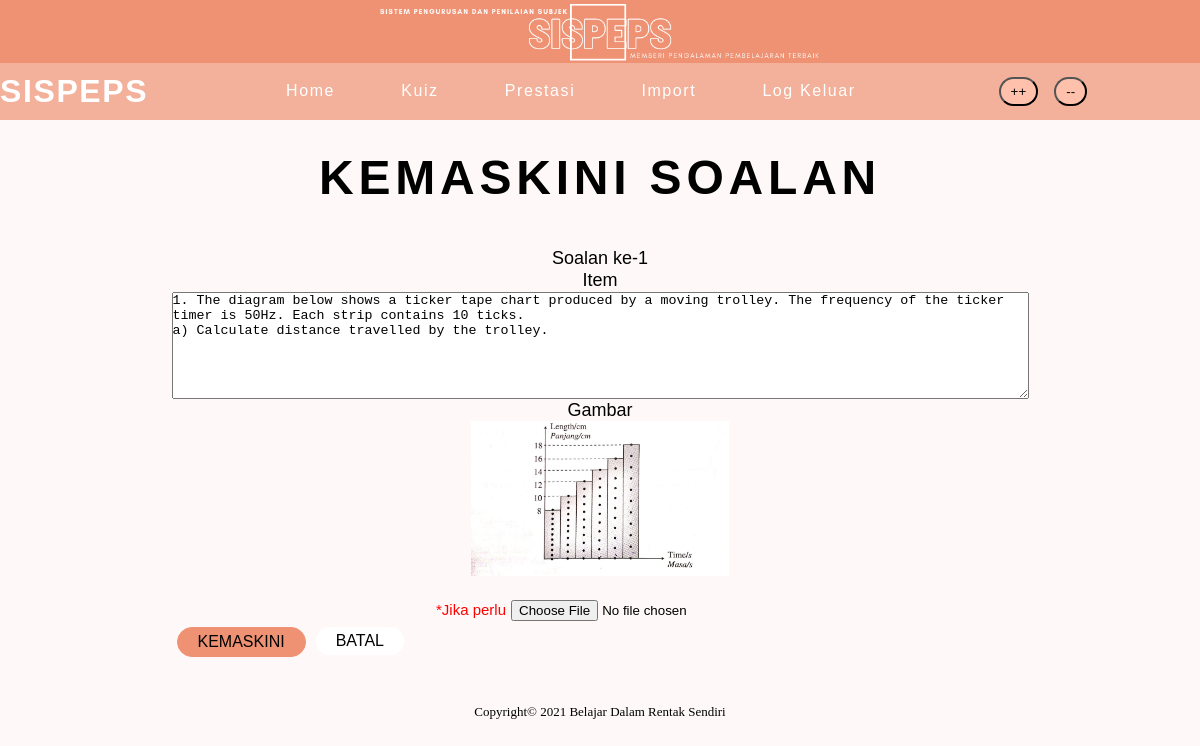
The app's page /edit_soalan1.php?idsoalan=11 (signed in) with its own data.
### tables this page shows
CREATE TABLE `soalan` (
  `idsoalan` int(11) NOT NULL,
  `bilangan` int(11) NOT NULL,
  `item` text NOT NULL,
  `jenis` int(10) NOT NULL,
  `gambar` varchar(100) NOT NULL,
  `idtopik` int(11) NOT NULL
);

### src/edit_soalan1.php (the view, shortened to what this page needs)
<?php
include 'header.php';
$soalan_terpilih=$_GET['idsoalan'];
$pilihsoalan=mysqli_query($hubung,"SELECT * FROM soalan WHERE idsoalan='$soalan_terpilih'");
while ($dataSoalan=mysqli_fetch_array($pilihsoalan)){
    $bil=$dataSoalan['bilangan'];
    $item=$dataSoalan['item'];
    $gambar=$dataSoalan['gambar'];
}
?>
<html>
    <head><?php include 'menu.php'; ?></head>
    <body>
        <h2 class="title" style="text-align: center;">KEMASKINI SOALAN</h2>
        <main>
            <table class="body" width="70%" border="0" align="center" style="font-size: 18px;">
            <tr>
                <td>
                    <form action="edit_soalan1_save.php" method="POST" enctype="multipart/form-data">
                        <p>
                            <label>Soalan ke-<?=$bil; ?></label>
                        </p>
                        <p>
                            <label>Item</label>
                            <textarea id="paparan_soalan" name="paparan_soalan" rows="7" cols="105" autofocus ><?= $item; ?></textarea>
                        </p>
                        <p>
                                <label>Gambar</label>
                                <br>
                                <?php
                                    if($gambar==NULL){
                                        echo "-Tiada-";
                                    }else{
                                        echo "<img src='gambar/".$gambar."' width='30%' height='30%' />";
                                    }
                                ?>
                                <br><br>
                                <small style="color:red">*Jika perlu</small>
                                <input type="file" name="gambar" />
                            </p>
                            <p class="action">
                                <input class="btn main" type="submit" name="submit" value="KEMASKINI" />
                                <input class="btn sub" type="button" value="BATAL" onclick="history.back()" />
                            </p>
                        </form>
                    </td>
                </tr>
            </table>
        </main>
        <?php include 'footer.php'; ?>
    </body>
</html>

### src/style2.css (style rules this page uses)
* { padding: 0; margin: 0; }
body { background-color: #fef9f8; }
.title { font-size:48px; font-family: 'HelveticaNeue Light', Arial, sans-serif; font-weight: 700; letter-spacing: 0.1em; color: black; margin: 30px 0px 0px 0px; }
.btn { display: block; padding: 10px 45px; background-color: #ef9273; box-sizing: border-box; border-radius: 6px; color: black; text-decoration: none; font-size: 25px; float: right; margin: 0px 10px 0px 10px; transition: background-color .5s, border .5s; font-family: 'HelveticaNeue Light', Arial, sans-serif; }
.body { margin: auto; width: 70%; height:50vh; padding:40px; font-size: 30px; color:black; line-height: 1.25em; text-align: center; font-family: 'HelveticaNeue Light', Arial, sans-serif; font-weight: 100; }
.action .btn.main { display: block; padding: 5px 20px; background-color: #ef9273; box-sizing: border-box; border-radius: 60px; color: black; text-decoration: none; font-size: 16px; float: left; margin: 5px; border: 1px solid #ef9273; }
.action .btn.sub { display: block; padding: 5px 20px; background-color: white; box-sizing: border-box; border-radius: 60px; color: black; text-decoration: none; font-size: 16px; float: left; margin: 5px; border: 0px; }

### records on screen
soalan: bilangan "1", paparan_soalan "1. The diagram below shows a ticker tape chart produced by a moving trolley. The frequency of the ticker timer is 50Hz. Each strip contains 10 ticks. a) Calculate distance travelled by the trolley.", gambar (picture)

### other values on screen
$footer "Belajar Dalam Rentak Sendiri"
